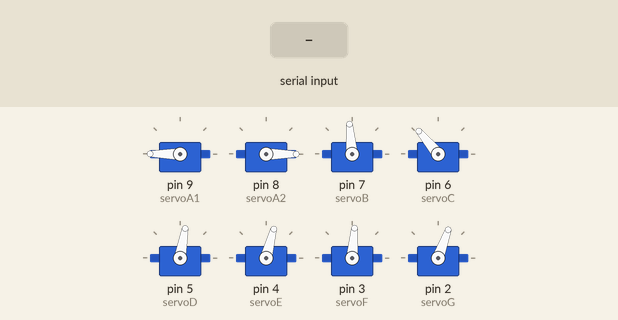
Bench run of a sketch on a simulated Arduino Mega 2560, built with avr-gcc and run on an emulated ATmega2560. On the bench: 8 × servo. The test bench sets the inputs (shaded band).

Above: at 3.2 s.
3.3 s: "1" received over the second serial link
At 5.3 s:
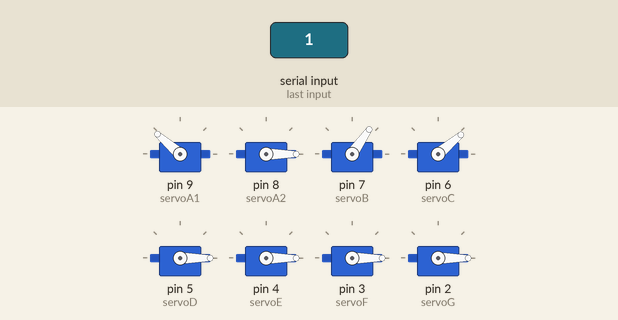
5.8 s: "2" received over the second serial link
At 7.2 s:
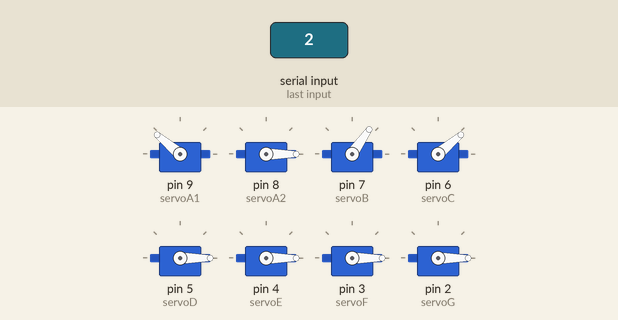
Timing chart, 0 to 8.8 s (numbered marks = the images above; inputs shaded):
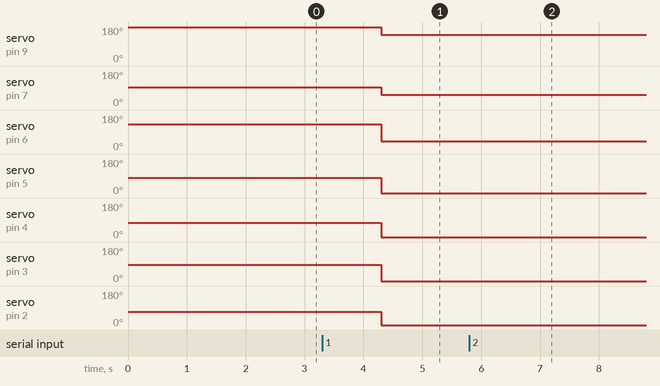

The sketch:

Control_Brazo_Robotico.ino
```cpp
#include <Servo.h>

byte mensaje[6];

Servo servoA1; //servo A ; esta instrucción crea un objeto servo para controlar el servomotor;
Servo servoA2; //servo A
Servo servoB; //servo B
Servo servoC;  //servo C
Servo servoD;  //servo D
Servo servoE;  //servo E
Servo servoF;  //servo F
Servo servoG;  //servo G (Pinza)


  byte posA_ant;
  byte posB_ant;
  byte posC_ant;
  byte posD_ant;
  byte posE_ant;
  byte posF_ant;
  byte posG_ant;


void setup() {
  Serial.begin(9600);
  Serial3.begin(38400);   // El modulo bluetooth fue configurado para trabajar a 38400 baudios

  // Asignamos los servos a sus respectivos pines
  servoA1.attach(9);
  servoA2.attach(8);
  servoB.attach(7);
  servoC.attach(6);
  servoD.attach(5);
  servoE.attach(4);
  servoF.attach(3);
  servoG.attach(2);


  servoA1.write(180); //90-180 Defecto 180
  servoA2.write(0); //0-90 Defecto 0
  servoB.write(95); // 55 - 95 Defecto 95
  servoC.write(130); // 35 - 130 Defecto 130
  servoD.write(80); //20-140 Defecto 80
  servoE.write(75); // 5-145 Defecto 75
  servoF.write(85); //5- 165 Defecto 85
  servoG.write(70); //0-75 Abierto - Cerrado Def 70


  //variables para almacenar la posicion anterior
  posA_ant =90;
  posB_ant = 95;
  posC_ant = 130;
  posD_ant=80;
  posE_ant=75;
  posF_ant=85;
  posG_ant=70;
  delay(2000);
}

//Funcion que decodifica el mensaje recibido mediante bluetooth y mueve los servos
void MoverServo(byte mensaje[]){
  byte posA=mensaje[0];
  byte posB=mensaje[1];
  byte posD=mensaje[2];
  byte posE=mensaje[3];
  byte posF=mensaje[4];
  byte posG=mensaje[5];


//Si es distinta la posicion actual a la anterior, escribo la nueva posicion
    if(posA!=posA_ant){
      if(posA<=90){
              servoA1.write(posA + 90); //90-180 Def 180
              servoA2.write(0); //0-90 Def 0
            }
            else{
              servoA1.write(180); //90-180 Def 180
              servoA2.write(posA-90); //0-90 Def 0
            }
       posA_ant=posA;//Guardo la poscion actual como anterior
    }
    if(posB_ant!=posB){
      if(posB>=95){
              servoB.write(posB-40);
              servoC.write(130);
            }
            else{
              servoB.write(55);
              servoC.write(posB+40);
            }
      posB_ant=posB;
    }

    if(posD_ant!=posD){
      servoD.write(posD);
      posD_ant=posD;
    }
    if(posE_ant!=posE){
      servoE.write(posE);
      posE_ant=posE;
      }
    if(posF_ant!=posF){
      servoF.write(posF);
      posF_ant=posF;
    }
    if(posG_ant!=posG){
      servoG.write(posG);
      posG_ant=posG;
    }

}

void loop() {


if (Serial3.available()) {//Si hay datos en el puerto serie3 (Bluetooth)
  Serial3.readBytes(mensaje,6);

    MoverServo(mensaje); //Mando el mensaje a la función mover servo

  }

}
```

Measured:
- after the input at 3.3 s, servo on pin 9 (servoA1): 180° → 139° after 1.0 s; servo on pin 7 (servoB): 95° → 55° after 1.0 s; servo on pin 6 (servoC): 130° → 40° after 1.0 s; servo on pin 5 (servoD): 80° → 0° after 1.0 s; servo on pin 4 (servoE): 75° → 0° after 1.0 s
- after the input at 5.8 s, servo on pin 9 (servoA1): 139° → 140° after 1.0 s
